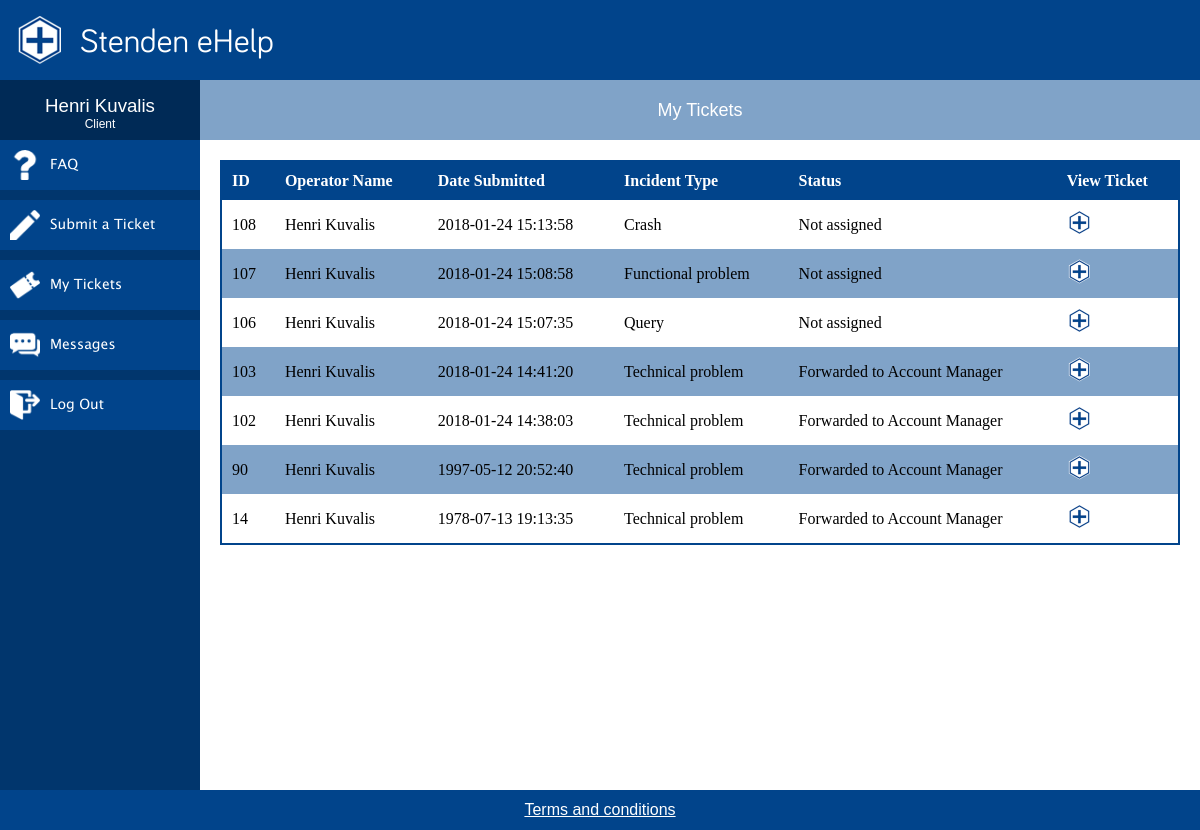
Page /MyTickets.php (signed in) on the committed database.
### tables this page shows
CREATE TABLE `incident` (
  `incident_id` int(11) NOT NULL,
  `client_id` int(5) DEFAULT NULL,
  `operator_id` int(5) DEFAULT NULL,
  `status_id` int(11) DEFAULT '1',
  `category_id` int(11) DEFAULT NULL,
  `description` varchar(4000) DEFAULT NULL,
  `solution` varchar(4000) DEFAULT NULL,
  `start_date` timestamp NULL DEFAULT CURRENT_TIMESTAMP,
  `end_date` datetime DEFAULT NULL
);

CREATE TABLE `users` (
  `id` int(5) NOT NULL,
  `isEmployee` tinyint(1) NOT NULL DEFAULT '0',
  `name` varchar(60) NOT NULL,
  `phone` varchar(15) NOT NULL,
  `email` varchar(60) NOT NULL,
  `username` varchar(32) NOT NULL,
  `password` varchar(60) NOT NULL,
  `has_maintenance_license` tinyint(1) NOT NULL DEFAULT '0',
  `position_id` int(5) NOT NULL,
  `contact_id` int(5) NOT NULL
);

CREATE TABLE `category` (
  `category_id` int(11) NOT NULL,
  `category_name` varchar(30) NOT NULL
);

CREATE TABLE `status` (
  `status_id` int(11) NOT NULL,
  `status_name` varchar(30) NOT NULL
);

### php/permissions.php (called while the page is built, shortened)
<?php
$permissionTable = [
    "client" => [
        "view" => ['faq.php', 'submitTicket.php', 'MyTickets.php', 'messages.php', 'terms.php'],
        "edit" => ['viewTicket.php'],
        "delete" => []
    ],
    "no license" => [
        "view" => ['faq.php', 'terms.php'],
        "edit" => [],
        "delete" => []
    ],
    "operator" => [
        "view" => ['tickets.php', 'MyTickets.php', 'messages.php','terms.php'],
        "edit" => ['viewTicket.php'],
    ],
    "team leader" => [
        "view" => ['tickets.php', 'MyTickets.php', 'messages.php', 'statistics.php', 'statistics2.php','terms.php'],
        "edit" => ['viewTicket.php'],
    ]
];

### MyTickets.php (the view, shortened to what this page needs)
<?php
    require "php/requirements.php";
    if(is_employee()){
        $sql = "SELECT * FROM incident
                    INNER JOIN users ON incident.operator_id = users.id
                    INNER JOIN category ON incident.category_id = category.category_id
                    INNER JOIN status ON incident.status_id = status.status_id
                    WHERE operator_id = '{$_SESSION['id']}'
                    ORDER BY incident.status_id, start_date DESC";
    } else {
        $sql = "SELECT * FROM incident
                    INNER JOIN users ON incident.client_id = users.id
                    INNER JOIN category ON incident.category_id = category.category_id
                    INNER JOIN status ON incident.status_id = status.status_id
                    WHERE client_id = '{$_SESSION['id']}'
                    ORDER BY incident.status_id, start_date DESC";
    }
    $qry = mysqli_query($conn, $sql);
?>
<!DOCTYPE HTML>
<html lang="en">
    <head>
        <link rel="stylesheet" href="css/mainCSS.css">
    </head>
    <body>
        <div class="wrapper">
            <div class="header">
                <div class="logo">
                    <img src="img/logo.png" alt="Stenden eHelp">
                </div>
                <p>Stenden eHelp</p>
            </div>
            <div id="content-wrapper">
                <div id="sidebar">
                    <div class="userDetails">
                        <div class="clientName"><p><?php echo $_SESSION['name']; ?></p></div>
                        <div class="clientType"><p><?php echo $_SESSION['userType']; ?></p></div>
                    </div>
                    <div class="navWrapper">
                        <?= generateMenu() ?>
                    </div>
                </div>
                <div class="content">
                    <div class="titleBox"><p>My Tickets</p></div>
                    <?php if (mysqli_num_rows($qry) == 0) { ?>
                        <h1>You still don't have any ticket submitted</h1>
                    <?php } else { ?>
                        <table class="fancy-table">
                            <tr>
                                <th>ID</th>
                                <?php if(is_employee()){ ?>
                                    <th>Client Name</th>
                                <?php } else { ?>
                                    <th>Operator Name</th>
                                <?php } ?>
                                <th>Date Submitted</th>
                                <th>Incident Type</th>
                                <th>Status</th>
                                <th>View Ticket</th>
                            </tr>
                            <?php while ($row = mysqli_fetch_assoc($qry)){ ?>
                                <tr>
                                    <td><?= escape($row['incident_id']) ?></td>
                                    <td><?= escape($row['name']) ?></td>
                                    <td><?= escape($row['start_date']) ?></td>
                                    <td><?= escape($row['category_name']) ?></td>
                                    <td><?= escape($row['status_name']) ?></td>
                                    <td><a href='ViewTicket.php?ticket=<?= $row['incident_id'] ?>'><img src='img/logo.png' alt='logo link' width='25px' height='25px'></a></td>
                                </tr>
                            <?php } ?>
                        </table>
                    <?php } ?>
                </div>
            </div>
            <div class="footer">
                <div class="terms">
                     <a href="terms.php" class="linkS"><p>Terms and conditions</p></a>
                </div>
            </div>
        </div>
    </body>
</html>

### css/mainCSS.css (style rules this page uses)
* { padding:0px; margin:0px; box-sizing: border-box; -webkit-box-sizing: border-box; -moz-box-sizing: border-box; }
img { max-width:100%; max-height:100%; }
p { font-family: 'information', 'Arial', sans-serif; }
.fancy-table { width: calc(100% - 40px); border: 2px solid #01448B; border-collapse: collapse; margin: 20px; float: left; }
.fancy-table th { text-align: left; background: #01448B; color: white; padding: 10px; }
.fancy-table tr:nth-child(odd) { background: #fff; }
.fancy-table tr:nth-child(odd) { background: #80A3C8; }
.fancy-table td { padding: 10px; }
.wrapper { min-height: 100vh; width: 100%; float:left; }
.wrapper .header { width: 100%; height: 80px; background-color: #01448b; float:left; position: fixed; }
.wrapper .header p { font-family: 'eStenden', 'Arial', sans-serif; float:left; color: white; font-size: 25pt; line-height: 80px; margin: 0; }
.wrapper .header .logo { float:left; height: 50px; margin: 15px; }
.wrapper #content-wrapper { width: 100%; float: left; margin-bottom: 30px; }
.wrapper #content-wrapper #sidebar { width: 200px; min-height: calc(100vh - 80px); float: left; position: fixed; margin-top: 80px; }
.wrapper #content-wrapper #sidebar .userDetails { width: 100%; height: 60px; float: left; background-color: #002a56; padding-top: 15px; }
.wrapper #content-wrapper #sidebar .userDetails .clientName p { color:white; text-align: center; font-size:14pt; }
.wrapper #content-wrapper #sidebar .userDetails .clientType p { color:white; text-align: center; font-size: 9pt; }
.wrapper #content-wrapper #sidebar .navWrapper { width: 100%; background-color: #01366d; min-height: calc(100vh - 80px); float: left; }
.wrapper #content-wrapper .content { margin-left: 200px; margin-top: 80px; width: calc(100% - 200px); min-height: calc(100vh - 80px); float: left; }
.wrapper #content-wrapper .content .titleBox { height: 60px; width: 100%; background-color: #80a3c8; float:left; }
.wrapper #content-wrapper .content .titleBox p { padding: 0; line-height: 60px; text-align: center; color: white; font-size: 18px; }
.linkS { color: white; }
.wrapper .footer { width: 100%; float: left; background-color:#01448b; position: fixed; text-align: center; line-height: 40px; bottom: 0; color: white; }

### rows in the picture
incident: incident_id "108", client.name "Henri Kuvalis", start_date "2018-01-24 15:13:58", category.category_name "Crash", status.status_name "Not assigned"
incident: incident_id "107", client.name "Henri Kuvalis", start_date "2018-01-24 15:08:58", category.category_name "Functional problem", status.status_name "Not assigned"
incident: incident_id "106", client.name "Henri Kuvalis", start_date "2018-01-24 15:07:35", category.category_name "Query", status.status_name "Not assigned"
incident: incident_id "103", client.name "Henri Kuvalis", start_date "2018-01-24 14:41:20", category.category_name "Technical problem", status.status_name "Forwarded to Account Manager"
incident: incident_id "102", client.name "Henri Kuvalis", start_date "2018-01-24 14:38:03", category.category_name "Technical problem", status.status_name "Forwarded to Account Manager"
incident: incident_id "90", client.name "Henri Kuvalis", start_date "1997-05-12 20:52:40", category.category_name "Technical problem", status.status_name "Forwarded to Account Manager"
incident: incident_id "14", client.name "Henri Kuvalis", start_date "1978-07-13 19:13:35", category.category_name "Technical problem", status.status_name "Forwarded to Account Manager"

### other values in the picture
$_SESSION['name'] "Henri Kuvalis"
$_SESSION['userType'] "Client"
$fileName "FAQ"
$fileName "Submit a Ticket"
$fileName "My Tickets"
$fileName "Messages"
